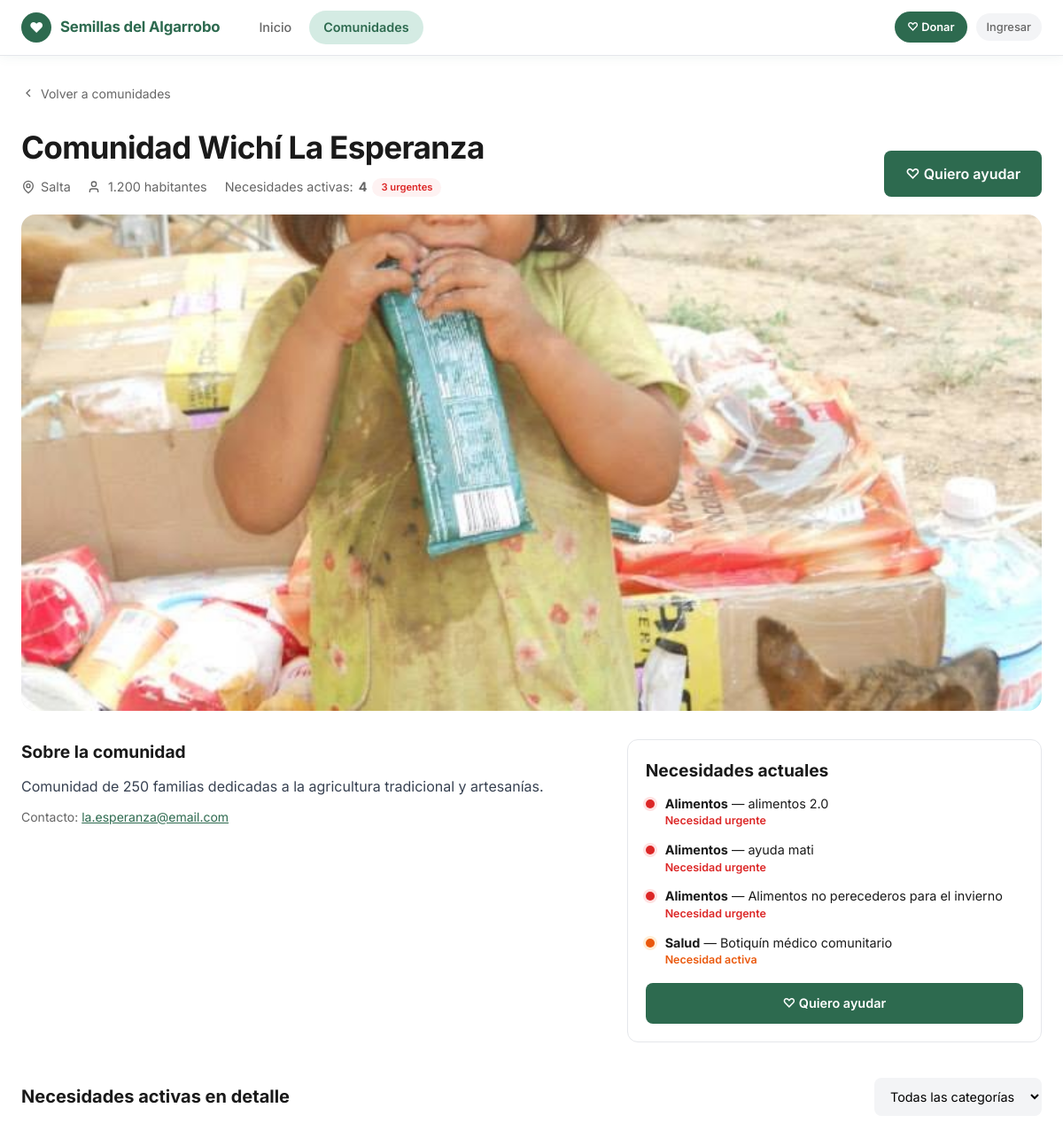
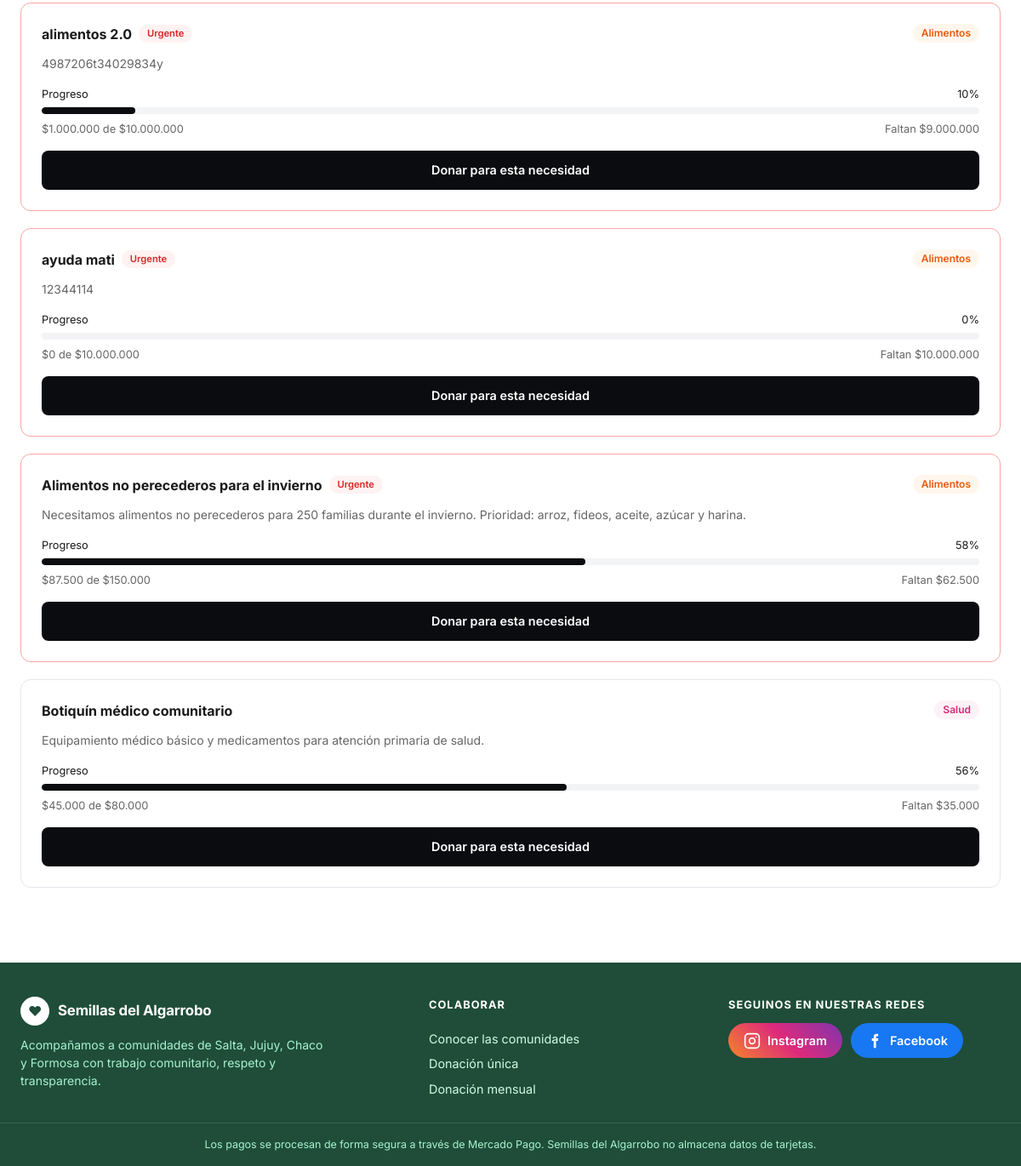
Screenshot of /comunidades/2/ with the database file from the repository (2 pictures, top to bottom).
### communities/models.py (models this page shows, shortened)
class Community(models.Model):
    class Province(models.TextChoices):
        SALTA = 'Salta', 'Salta'
        JUJUY = 'Jujuy', 'Jujuy'
        CHACO = 'Chaco', 'Chaco'
        FORMOSA = 'Formosa', 'Formosa'
    owner = models.OneToOneField(
        settings.AUTH_USER_MODEL,
        on_delete=models.CASCADE,
        related_name='community_profile',
        verbose_name='usuario responsable',
        null=True,
        blank=True,
    )
    name = models.CharField('nombre', max_length=200)
    description = models.TextField('descripción')
    province = models.CharField('provincia', max_length=50, choices=Province.choices)
    population = models.PositiveIntegerField('población')
    location = models.CharField(
        'ubicación general', max_length=200, blank=True,
        help_text='Ej: "Paraje El Algarrobo, departamento San Martín". Sin direcciones exactas.',
    )
    email = models.EmailField('email de contacto')
    image = models.ImageField(
        'imagen (anterior)', upload_to='communities/', blank=True, null=True,
        help_text='Campo anterior. Para nuevas fotos usá la galería de abajo.',
    )
    image_url = models.CharField(
        'URL de imagen', max_length=500, blank=True,
        help_text='Opcional. Se usa solo si la comunidad no tiene fotos en la galería.',
    )
    is_featured = models.BooleanField(
        'destacar en el inicio', default=False,
        help_text='Si está marcada, se muestra como comunidad destacada antes que el cálculo automático de prioridad.',
    )
    is_active = models.BooleanField('activa', default=True)
    created_at = models.DateTimeField(auto_now_add=True)
    class Meta:
        verbose_name = 'comunidad'
        verbose_name_plural = 'comunidades'
        ordering = ['name']
    @property
    def gallery(self):
        images = list(self.images.all())
        images.sort(key=lambda img: (not img.is_main, img.order, img.pk))
        return images
    @property
    def location_label(self):
        return f'{self.location}, {self.province}' if self.location else self.province
    @property
    def active_needs_count(self):
        return self.needs.filter(status=Need.Status.ACTIVE).count()
    @property
    def urgent_needs_count(self):
        return self.needs.filter(status=Need.Status.ACTIVE, is_urgent=True).count()

class CommunityImage(models.Model):
    community = models.ForeignKey(
        Community, on_delete=models.CASCADE, related_name='images', verbose_name='comunidad',
    )
    image = models.ImageField('imagen', upload_to=community_image_path)
    caption = models.CharField(
        'descripción breve', max_length=200, blank=True,
        help_text='Texto alternativo para accesibilidad y epígrafe de la foto.',
    )
    order = models.PositiveSmallIntegerField('orden', default=0)
    is_main = models.BooleanField('principal', default=False)
    created_at = models.DateTimeField(auto_now_add=True)
    class Meta:
        verbose_name = 'foto de la comunidad'
        verbose_name_plural = 'fotos de la comunidad'
        ordering = ['-is_main', 'order', 'pk']
    @property
    def alt_text(self):
        return self.caption or f'Foto de {self.community.name}'

class Need(models.Model):
    class Category(models.TextChoices):
        ALIMENTOS = 'Alimentos', 'Alimentos'
        AGUA = 'Agua', 'Agua'
        SALUD = 'Salud', 'Salud'
        ROPA = 'Ropa', 'Ropa'
        EDUCACION = 'Educación', 'Educación'
        VIVIENDA = 'Vivienda', 'Vivienda'
        OTRO = 'Otro', 'Otro'
    class Status(models.TextChoices):
        ACTIVE = 'activa', 'Activa'
        COMPLETED = 'completada', 'Completada'
        CANCELLED = 'cancelada', 'Cancelada'
    community = models.ForeignKey(
        Community,
        on_delete=models.CASCADE,
        related_name='needs',
        verbose_name='comunidad',
    )
    title = models.CharField('título', max_length=200)
    description = models.TextField('descripción')
    category = models.CharField('categoría', max_length=50, choices=Category.choices)
    target_amount = models.DecimalField('monto objetivo', max_digits=12, decimal_places=2)
    is_urgent = models.BooleanField('urgente', default=False)
    status = models.CharField(
        'estado',
        max_length=20,
        choices=Status.choices,
        default=Status.ACTIVE,
    )
    created_at = models.DateTimeField(auto_now_add=True)
    updated_at = models.DateTimeField(auto_now=True)
    class Meta:
        verbose_name = 'necesidad'
        verbose_name_plural = 'necesidades'
        ordering = ['-is_urgent', '-created_at']
    @property
    def raised_amount(self):
        total = self.donations.aggregate(total=Sum('amount'))['total']
        return total or Decimal('0')
    @property
    def remaining_amount(self):
        return max(self.target_amount - self.raised_amount, Decimal('0'))
    @property
    def progress_percent(self):
        if self.target_amount <= 0:
            return 0
        percent = (self.raised_amount / self.target_amount) * 100
        return min(int(percent), 100)
    @property
    def public_status(self):
        if self.status == self.Status.COMPLETED:
            return 'covered', 'Necesidad cubierta'
        if self.status == self.Status.CANCELLED:
            return 'closed', 'Sin vigencia'
        if self.is_urgent:
            return 'urgent', 'Necesidad urgente'
        return 'active', 'Necesidad activa'

### communities/views.py (the view)
# urls.py: path('<int:pk>/', views.community_detail, name='detail'),
def community_detail(request, pk):
    community = get_object_or_404(Community.objects.prefetch_related('images'), pk=pk, is_active=True)
    category = request.GET.get('categoria', '')
    needs = community.needs.filter(status=Need.Status.ACTIVE)
    if category:
        needs = needs.filter(category=category)
    return render(request, 'communities/detail.html', {
        'community': community,
        'gallery': community.gallery,
        'needs': needs,
        'needs_overview': community.needs.exclude(status=Need.Status.CANCELLED)
                                         .order_by('status', '-is_urgent', '-created_at'),
        'category': category,
        'categories': Need.Category.choices,
    })

### config/context_processors.py (called while the page is built)
def site(request):
    return {
        'SITE_NAME': settings.SITE_NAME,
        'SOCIAL_LINKS': settings.SOCIAL_LINKS,
    }

### templates/communities/detail.html (shortened to what this page needs)
{% extends 'includes/navbar.html' %}
{% load humanize %}
{% block content %}
<main class="page-content">
    <a href="{% url 'communities:list' %}" class="back-link">
        <svg width="16" height="16" viewBox="0 0 24 24" fill="none" stroke="currentColor" stroke-width="2" aria-hidden="true">
            <path d="m15 18-6-6 6-6"/>
        </svg>
        Volver a comunidades
    </a>
    <header class="community-header">
        <div>
            <h1>{{ community.name }}</h1>
            <ul class="community-facts">
                <li>
                    <svg width="16" height="16" viewBox="0 0 24 24" fill="none" stroke="currentColor" stroke-width="2" aria-hidden="true"><path d="M20 10c0 6-8 12-8 12s-8-6-8-12a8 8 0 0 1 16 0Z"/><circle cx="12" cy="10" r="3"/></svg>
                    {{ community.location_label }}
                </li>
                {% if community.population %}
                <li>
                    <svg width="16" height="16" viewBox="0 0 24 24" fill="none" stroke="currentColor" stroke-width="2" aria-hidden="true"><path d="M16 21v-2a4 4 0 0 0-4-4H6a4 4 0 0 0-4 4v2"/><circle cx="9" cy="7" r="4"/></svg>
                    {{ community.population|intcomma }} habitantes
                </li>
                {% endif %}
                <li>Necesidades activas: <strong>{{ community.active_needs_count }}</strong>
                    {% if community.urgent_needs_count %}<span class="badge badge-urgent">{{ community.urgent_needs_count }} urgente{{ community.urgent_needs_count|pluralize }}</span>{% endif %}
                </li>
            </ul>
        </div>
        <div class="community-header-actions">
            <a href="{% url 'donations:start' %}?comunidad={{ community.pk }}" class="btn btn-brand btn-lg">♡ Quiero ayudar</a>
        </div>
    </header>
    <section class="gallery" data-gallery aria-label="Fotos de {{ community.name }}">
        {% if gallery %}
        <button type="button" class="gallery-main" data-gallery-open aria-label="Ampliar foto">
            <img src="{{ gallery.0.image.url }}" alt="{{ gallery.0.alt_text }}" data-gallery-main fetchpriority="high">
        </button>
        {% else %}
        <div class="gallery-main gallery-main-static">
            <img src="{{ community.get_image }}" alt="Foto de {{ community.name }}">
        </div>
        {% endif %}
    </section>
    <div class="detail-columns">
        <section class="about-section" aria-labelledby="about-title">
            <h2 id="about-title">Sobre la comunidad</h2>
            <p class="about-text">{{ community.description|linebreaksbr }}</p>
            {% if community.email %}
            <p class="about-contact">Contacto: <a href="mailto:{{ community.email }}">{{ community.email }}</a></p>
            {% endif %}
        </section>
        <aside class="needs-overview" aria-labelledby="overview-title">
            <h2 id="overview-title">Necesidades actuales</h2>
            <ul class="status-list">
                {% for need in needs_overview %}
                {% with st=need.public_status %}
                <li class="status-item">
                    <span class="status-dot status-{{ st.0 }}" aria-hidden="true"></span>
                    <div>
                        <strong>{{ need.category }}</strong> — {{ need.title }}
                        <span class="status-text status-text-{{ st.0 }}">{{ st.1 }}</span>
                    </div>
                </li>
                {% endwith %}
                {% empty %}
                <li class="status-item">Esta comunidad todavía no publicó necesidades.</li>
                {% endfor %}
            </ul>
            <a href="{% url 'donations:start' %}?comunidad={{ community.pk }}" class="btn btn-brand btn-full">♡ Quiero ayudar</a>
        </aside>
    </div>
    <section class="needs-section" aria-labelledby="needs-title">
        <div class="needs-header">
            <h2 id="needs-title">Necesidades activas en detalle</h2>
            <form method="get">
                <select name="categoria" id="filtro-categoria" class="filter-select" onchange="this.form.submit()">
                    <option value="">Todas las categorías</option>
                </select>
            </form>
        </div>
        <div class="needs-list">
            {% for need in needs %}
            <article class="need-card {% if need.is_urgent %}need-urgent{% endif %}" data-need-id="{{ need.pk }}">
                <div class="need-card-header">
                    <div>
                        <h3>
                            {{ need.title }}
                            {% if need.is_urgent %}
                            <span class="badge badge-urgent">Urgente</span>
                            {% endif %}
                        </h3>
                    </div>
                    <span class="badge badge-category badge-{{ need.category|lower }}">{{ need.category }}</span>
                </div>
                <p class="need-desc">{{ need.description }}</p>
                <div class="progress-section">
                    <div class="progress-labels">
                        <span>Progreso</span>
                        <span>{{ need.progress_percent }}%</span>
                    </div>
                    <div class="progress-bar" role="progressbar" aria-valuenow="{{ need.progress_percent }}" aria-valuemin="0" aria-valuemax="100">
                        <div class="progress-fill" style="width: {{ need.progress_percent }}%"></div>
                    </div>
                    <div class="progress-amounts">
                        <span>${{ need.raised_amount|floatformat:0|intcomma }} de ${{ need.target_amount|floatformat:0|intcomma }}</span>
                        <span>Faltan ${{ need.remaining_amount|floatformat:0|intcomma }}</span>
                    </div>
                </div>
                {% if need.remaining_amount > 0 %}
                <a href="{% url 'donations:one_time' %}?necesidad={{ need.pk }}" class="btn btn-primary btn-full">
                    Donar para esta necesidad
                </a>
                {% else %}
                <button type="button" class="btn btn-secondary btn-full" disabled>Meta alcanzada</button>
                {% endif %}
            </article>
            {% empty %}
            <div class="empty-state">
                <p>No hay necesidades activas en esta categoría.</p>
            </div>
            {% endfor %}
        </div>
    </section>
</main>
{% endblock %}

### rows the page displays
Community: name "Comunidad Wichí La Esperanza", location_label "Salta", population "1.200", active_needs_count "4", urgent_needs_count "3", description "Comunidad de 250 familias dedicadas a la agricultura tradicional y artesanías.", email "la.esperanza@email.com"
CommunityImage: image (picture)
Need: category "Alimentos", title "alimentos 2.0", public_status.1 "Necesidad urgente", is_urgent "Urgente", description "4987206t34029834y", progress_percent "10", raised_amount "1.000.000", target_amount "10.000.000", remaining_amount "9.000.000"
Need: category "Alimentos", title "ayuda mati", public_status.1 "Necesidad urgente", is_urgent "Urgente", description "12344114", progress_percent "0", raised_amount "0", target_amount "10.000.000", remaining_amount "10.000.000"
Need: category "Alimentos", title "Alimentos no perecederos para el invierno", public_status.1 "Necesidad urgente", is_urgent "Urgente", description "Necesitamos alimentos no perecederos para 250 familias durante el invierno. Prioridad: arroz, fideos, aceite, azúcar y harina.", progress_percent "58", raised_amount "87.500", target_amount "150.000", remaining_amount "62.500"
Need: category "Salud", title "Botiquín médico comunitario", public_status.1 "Necesidad activa", description "Equipamiento médico básico y medicamentos para atención primaria de salud.", progress_percent "56", raised_amount "45.000", target_amount "80.000", remaining_amount "35.000"

### other values shown
{{ SITE_NAME }} "Semillas del Algarrobo"
